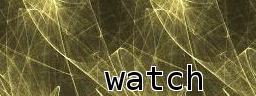
#> input picture NetSpider01/chapter07/samples/sample1.png, 256 x 96 px; its folder holds only this picture in this run
$ python ocr.py
#> lines starting #> are read from the running program, lines starting #| are printed output that depends on the picture; after the words box and inside, x2 and y2 are one past the last pixel; in counts of white or black regions, pixels touching at a corner belong together
'''
Created on Jun 21, 2018

@author: xiongan2
'''
import csv
import string
try:
    import Image
except ImportError:
    from PIL import Image
import pytesseract
from chapter07.form import register


REGISTER_URL = 'http://example.webscraping.com/places/default/user/register'


def main():
    print(register('Test Account', 'Test Account', 'example@webscraping.com', 'example', ocr))


def ocr(img):
    # threshold the image to ignore background and keep text
    gray = img.convert('L') # gray image
    #gray.save('captcha_greyscale.png')
    bw = gray.point(lambda x: 0 if x < 1 else 255, '1')
    #bw.save('captcha_threshold.png')
    word = pytesseract.image_to_string(bw)
    ascii_word = ''.join(c for c in word if c in string.ascii_letters).lower()
    return ascii_word


def test_samples():
    """Test accuracy of OCR on samples images
    """
    correct = total = 0
    for filename, text in csv.reader(open('samples/samples.csv')):
#> (reads NetSpider01/chapter07/samples/samples.csv from the repository)
        img = Image.open('samples/' + filename)
#> img is the input picture: PIL image 256x96 RGB; mean R, G, B 102.8, 96.1, 54.8
        if ocr(img) == text:
#> in ocr, `gray = img.convert('L')`:
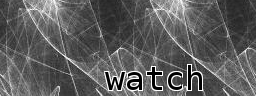
#> gray: PIL image 256x96 L; min 0, max 255, mean 93.3
#> in ocr, `bw = gray.point(lambda x: 0 if x < 1 else 255, '1')`:
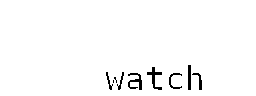
#> bw: PIL image 256x96 1; 97.9% white; black in thin lines or dots, all inside (x1, y1, x2, y2) = (106, 65, 202, 90)
            correct += 1
        total += 1
    print('Accuracy: %d/%d' % (correct, total))

def test_local_image():
    img = Image.open('download.png')
    print(ocr(img))

if __name__ == '__main__':
    #main()
    #test_local_image()
    test_samples()
#> (the call stopped at in ocr, `word = pytesseract.image_to_string(bw)`: pytesseract is not available in this run)
